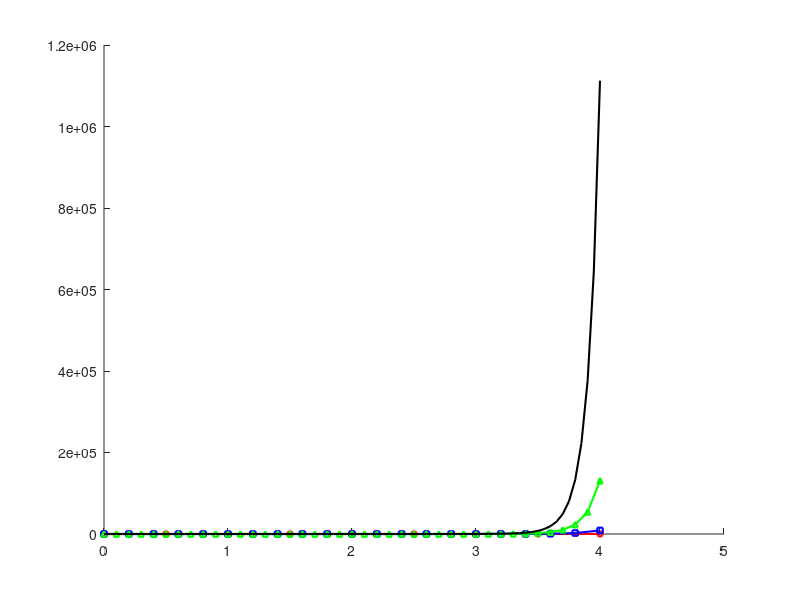

Recreate this plot in MATLAB. (Note: this script raises an error after producing the figure.)
% File ini hanya digunakan untuk mengetes skrip saja
clear all; clc; close all;

f = @(x, y) (y .* x.^2) - y;

x0 = 0;             % Batas awal x
y0 = 1;             % Nilai awal y(0) = 1
x_target = 4;       % Batas akhir x

dx_list = [0.5, 0.2, 0.1, 0.05];

figure('Name', 'Perbandingan Metode Euler', 'NumberTitle', 'off');
hold on;
colors = {'r', 'b', 'g', 'k'};     
markers = {'o-', 's-', '^-', '-'}; 

for k = 1:length(dx_list)
    dx = dx_list(k);
    
    n = round((x_target - x0) / dx);
    
    X = zeros(n+1, 1);
    Y = zeros(n+1, 1);
    
    X(1) = x0;
    Y(1) = y0;
    
    for i = 1:n
        xi = X(i);
        yi = Y(i);
        
        phi = f(xi, yi);
        
        Y(i+1) = yi + phi * dx;
        X(i+1) = xi + dx;       
    end
    
    fprintf('\n==========================================\n');
    fprintf(' HASIL METODE EULER (Delta x = %.2f) \n', dx);
    fprintf('==========================================\n');
    fprintf('Iter\t x\t\t y (Euler)\n');
    fprintf('------------------------------------------\n');
    
    for j = 1:length(X)
        fprintf('%d\t\t %.2f\t %.5f\n', j-1, X(j), Y(j));
    end
    fprintf('------------------------------------------\n');
    fprintf('Nilai y saat x = %.1f adalah %.5f\n', X(end), Y(end));

    label_name = sprintf('\\Delta x = %.2f', dx);
    plot(X, Y, markers{k}, 'Color', colors{k}, 'LineWidth', 1.5, ...
         'DisplayName', label_name, 'MarkerSize', 4);
end

title(['Grafik Penyelesaian PDB Metode Euler dengan Variasi delta x: dy/dx = yx^2 - y'], ["Feby Syarief A-0087-Ose C"]);
subtitle('Metode Euler dengan Variasi Step Size (\Delta x)');
xlabel('Nilai x');
ylabel('Nilai y');
legend('show', 'Location', 'northwest');
grid on;
hold off;
